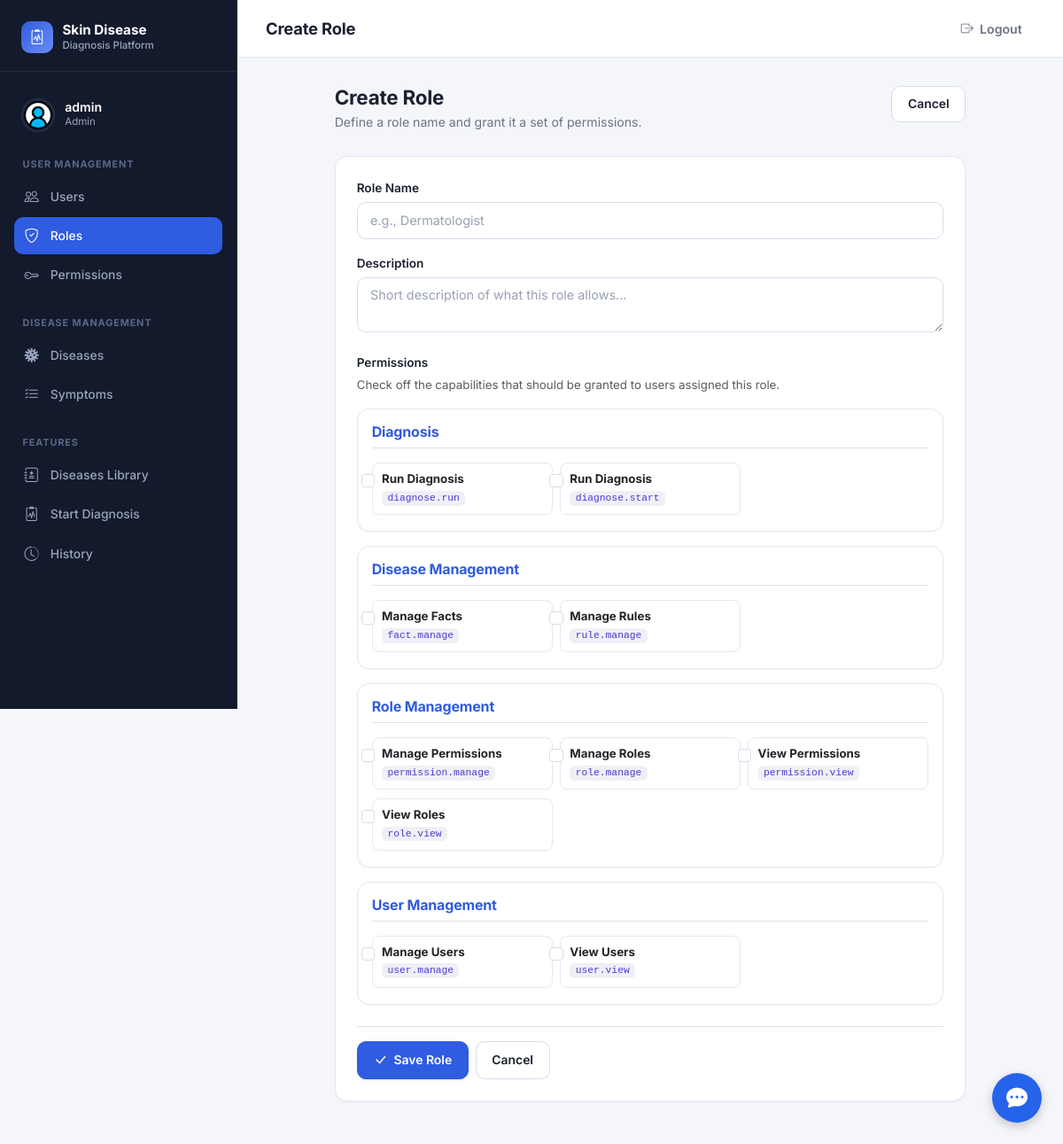
Screenshot of /roles/create (signed in) with the database file from the repository.
### app/models/user.py (models this page shows, shortened)
class User(UserMixin, db.Model):
    __tablename__ = "users"
    id = db.Column(db.Integer, primary_key=True)
    username = db.Column(db.String(80), unique=True, nullable=False)
    email = db.Column(db.String(120), unique=True, nullable=False)
    full_name = db.Column(db.String(120), nullable=False)
    phone_number = db.Column(db.String(15), unique=True, nullable=False)
    is_active = db.Column(db.Boolean, default=True, nullable=False)
    password_hash = db.Column(db.String(255), nullable=False)
    picture = db.Column(db.String(255))
    created_at = db.Column(db.DateTime, default=datetime.utcnow, nullable=False)
    updated_at = db.Column(db.DateTime, default=datetime.utcnow, onupdate=datetime.utcnow, nullable=False)
    roles = db.relationship("Role", secondary=user_roles, back_populates="users")
    diagnoses = db.relationship("Diagnose", secondary=user_diagnoses, back_populates="users")
    def has_role(self, role_name: str) -> bool:
        return any(role.name == role_name for role in self.roles)
    @property
    def is_admin(self) -> bool:
        return self.has_role("Admin")

### app/models/role.py (models this page shows, shortened)
class Role(db.Model):
    __tablename__ = "roles"
    id = db.Column(db.Integer, primary_key=True)
    name = db.Column(db.String(80), unique=True, nullable=False)
    description = db.Column(db.String(255))
    created_at = db.Column(db.DateTime, default=datetime.utcnow, nullable=False)
    updated_at = db.Column(db.DateTime, default=datetime.utcnow, onupdate=datetime.utcnow, nullable=False)
    users = db.relationship("User", secondary=user_roles, back_populates="roles")
    permissions = db.relationship("Permission", secondary=role_permissions, back_populates="roles")

### app/models/permission.py (models this page shows, shortened)
class Permission(db.Model):
    __tablename__ = "permissions"
    id = db.Column(db.Integer, primary_key=True)
    code = db.Column(db.String(64), unique=True, nullable=False, index=True)
    name = db.Column(db.String(120), nullable=False)
    description = db.Column(db.String(255))
    module = db.Column(db.String(80), nullable=False, default="General")
    created_at = db.Column(db.DateTime, default=datetime.utcnow, nullable=False)
    updated_at = db.Column(db.DateTime, default=datetime.utcnow, onupdate=datetime.utcnow, nullable=False)
    roles = db.relationship("Role", secondary=role_permissions, back_populates="permissions")

### app/routes/role_routes.py (the view, shortened to what this page needs)
@role_bp.route("/create", methods=["GET", "POST"])
@login_required
@has_permission("role.manage")
def create():
    all_permissions = Permission.query.order_by(Permission.module, Permission.name).all()
    grouped_permissions = defaultdict(list)
    for perm in all_permissions:
        module_name = perm.module if perm.module else "General"
        grouped_permissions[module_name].append(perm)
    return render_template("roles/create.html", grouped_permissions=grouped_permissions)

### app/templates/roles/create.html (shortened to what this page needs)
{% extends "layouts/base.html" %}
{% block page_title %}Create Role{% endblock %}
{% block content %}
<div class="row">
    <div class="col-lg-10 mx-auto">
        <div class="page-header">
            <div>
                <h1>Create Role</h1>
                <p class="page-subtitle">Define a role name and grant it a set of permissions.</p>
            </div>
            <a href="{{ url_for('roles.index') }}" class="btn btn-secondary">Cancel</a>
        </div>
        <div class="card p-4">
            <form method="POST" action="{{ url_for('roles.create') }}">
                <div class="mb-3">
                    <label class="form-label">Role Name</label>
                    <input type="text" name="name" class="form-control" placeholder="e.g., Dermatologist" required>
                </div>
                <div class="mb-4">
                    <label class="form-label">Description</label>
                    <textarea name="description" class="form-control" rows="2" placeholder="Short description of what this role allows..."></textarea>
                </div>
                <div class="mb-4">
                    <label class="form-label d-block">Permissions</label>
                    <small class="text-muted d-block mb-3">Check off the capabilities that should be granted to users assigned this role.</small>
                    {% if grouped_permissions %}
                        {% for module, perms in grouped_permissions.items() %}
                        <div class="card p-3 mb-3">
                            <div class="d-flex justify-content-between align-items-center border-bottom pb-2 mb-3">
                                <h6 class="fw-bold text-primary-soft mb-0">{{ module }}</h6>
                            </div>
                            <div class="row g-2">
                                {% for perm in perms %}
                                <div class="col-md-6 col-lg-4">
                                    <div class="form-check custom-checkbox-pill">
                                        <input class="form-check-input" type="checkbox" name="permission_ids" value="{{ perm.id }}" id="perm_{{ perm.id }}">
                                        <label class="form-check-label small" for="perm_{{ perm.id }}">
                                            <strong>{{ perm.name }}</strong><br>
                                            <span class="text-muted"><code>{{ perm.code }}</code></span>
                                        </label>
                                    </div>
                                </div>
                                {% endfor %}
                            </div>
                        </div>
                        {% endfor %}
                    {% else %}
                        <p class="text-muted small">No permissions defined yet. Seed your permissions or create them first.</p>
                    {% endif %}
                </div>
                <div class="d-flex gap-2 pt-3 border-top">
                    <button type="submit" class="btn btn-primary btn-glow">
                        <i class="bi bi-check-lg"></i> Save Role
                    </button>
                    <a href="{{ url_for('roles.index') }}" class="btn btn-secondary">Cancel</a>
                </div>
            </form>
        </div>
    </div>
</div>
{% endblock %}

### app/templates/layouts/base.html (shortened to what this page needs)
<!DOCTYPE html>
<html lang="en">
<head>
    <link href="https://cdn.jsdelivr.net/npm/bootstrap@5.3.0/dist/css/bootstrap.min.css" rel="stylesheet" />
    <link href="https://cdn.jsdelivr.net/npm/bootstrap-icons@1.11.3/font/bootstrap-icons.min.css" rel="stylesheet" />
    <link rel="stylesheet" href="{{ url_for('static', filename='css/style.css') }}" />
</head>
<body>
    <div class="d-flex app-shell">
        <aside class="sidebar d-none d-md-flex flex-column">
            <div class="sidebar-brand">
                <div class="sidebar-brand-icon"><i class="bi bi-clipboard2-pulse"></i></div>
                <div class="sidebar-brand-text">
                    Skin Disease
                    <small>Diagnosis Platform</small>
                </div>
            </div>
            {% if current_user.is_authenticated %}
                <div class="sidebar-user">
                    <div class="sidebar-user-avatar">
                        <img src="{% if current_user.picture %}{{ url_for('static', filename='uploads/' ~ current_user.picture) }}{% else %}{{ url_for('static', filename='images/8358770.png') }}{% endif %}" alt="Profile picture">
                    </div>
                    <div>
                        <div class="sidebar-user-name">{{ current_user.username }}</div>
                        {% if current_user.roles %}
                            <div class="sidebar-user-role">{{ current_user.roles[0].name }}</div>
                        {% elif current_user.role %}
                            <div class="sidebar-user-role">{{ current_user.role.name if current_user.role.name is defined else current_user.role }}</div>
                        {% endif %}
                    </div>
                </div>
                {% if current_user.roles %}
                    {% set role_list = current_user.roles | map(attribute='name') | map('lower') | list %}
                {% elif current_user.role %}
                    {% set role_list = [current_user.role.name | lower] if current_user.role.name is defined else [current_user.role | lower] %}
                {% else %}
                    {% set role_list = [] %}
                {% endif %}
                {% set is_admin_user = (current_user.is_admin is defined and current_user.is_admin) or ('admin' in role_list) %}
                {% set is_dermatologist_user = 'dermatologist' in role_list %}
                {% if is_admin_user %}
                    <div class="sidebar-section">
                        <div class="sidebar-section-title">User Management</div>
                        <nav class="sidebar-nav">
                            <a href="{{ url_for('users.index') }}" class="sidebar-link {% if request.blueprint == 'users' %}active{% endif %}">
                                <i class="bi bi-people"></i> Users
                            </a>
                            <a href="{{ url_for('roles.index') }}" class="sidebar-link {% if request.blueprint == 'roles' %}active{% endif %}">
                                <i class="bi bi-shield-check"></i> Roles
                            </a>
                            <a href="{{ url_for('permissions.index') }}" class="sidebar-link {% if request.blueprint == 'permissions' %}active{% endif %}">
                                <i class="bi bi-key"></i> Permissions
                            </a>
                        </nav>
                    </div>
                {% endif %}
                {% if is_admin_user or is_dermatologist_user %}
                    <div class="sidebar-section">
                        <div class="sidebar-section-title">Disease Management</div>
                        <nav class="sidebar-nav">
                            <a href="{{ url_for('rules.index') }}" class="sidebar-link {% if request.blueprint == 'rules' %}active{% endif %}">
                                <i class="bi bi-virus"></i> Diseases
                            </a>
                            <a href="{{ url_for('facts.index') }}" class="sidebar-link {% if request.blueprint == 'facts' %}active{% endif %}">
                                <i class="bi bi-list-check"></i> Symptoms
                            </a>
                        </nav>
                    </div>
                {% endif %}
                <div class="sidebar-section">
                    <div class="sidebar-section-title">Features</div>
                    <nav class="sidebar-nav">
                        <a href="{{ url_for('diagnoses.dashboard') }}" class="sidebar-link {% if request.endpoint == 'diagnoses.dashboard' %}active{% endif %}">
                            <i class="bi bi-journal-medical"></i> Diseases Library
                        </a>
                        <a href="{{ url_for('diagnoses.diagnose') }}" class="sidebar-link {% if request.endpoint == 'diagnoses.diagnose' %}active{% endif %}">
                            <i class="bi bi-clipboard2-pulse"></i> Start Diagnosis
                        </a>
                        <a href="{{ url_for('diagnoses.diagnose_history') }}" class="sidebar-link {% if request.endpoint == 'diagnoses.diagnose_history' %}active{% endif %}">
                            <i class="bi bi-clock-history"></i> History
                        </a>
                    </nav>
                </div>
            {% endif %}
        </aside>
    <div class="chatbot-container">
        <button class="chatbot-toggle" onclick="toggleChat()"><i class="bi bi-chat-dots-fill"></i></button>
    </div>
        <div class="flex-grow-1 main-content">
            <nav class="topbar">
                <h1 class="topbar-title d-none d-md-block">{% block page_title %}{% endblock %}</h1>
                <div class="topbar-actions">
                    {% if current_user.is_authenticated %}
                        <a href="{{ url_for('auth.logout') }}" class="topbar-link">
                            <i class="bi bi-box-arrow-right"></i> Logout
                        </a>
                    {% else %}
                        <a href="{{ url_for('auth.login') }}" class="topbar-link">
                            <i class="bi bi-box-arrow-in-right"></i> Login
                        </a>
                    {% endif %}
                </div>
            </nav>
            <main class="page-body">
                {% block content %}{% endblock %}
            </main>
        </div>
    </div>
</body>
</html>

### rows the page displays
User: username "admin"
Role: name "Admin"
Permission: module "Diagnosis", name "Run Diagnosis", code "diagnose.run"
Permission: name "Run Diagnosis", code "diagnose.start"
Permission: module "Disease Management", name "Manage Facts", code "fact.manage"
Permission: name "Manage Rules", code "rule.manage"
Permission: module "Role Management", name "Manage Permissions", code "permission.manage"
Permission: name "Manage Roles", code "role.manage"
Permission: name "View Permissions", code "permission.view"
Permission: name "View Roles", code "role.view"
Permission: module "User Management", name "Manage Users", code "user.manage"
Permission: name "View Users", code "user.view"
